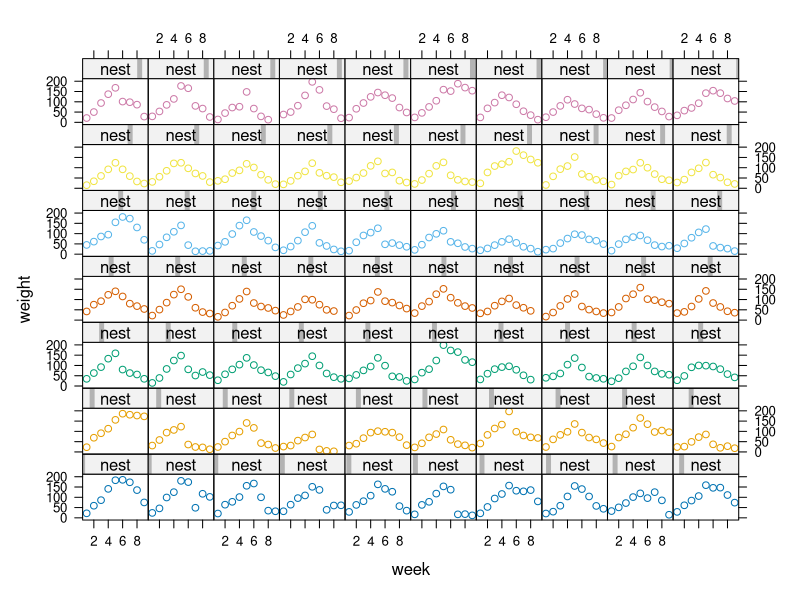

Source code (R): (Note: this script raises an error after producing the figure.)
#cargo los datos 
weight_gain_2 <- read.csv(file = "weight gain_2.csv")
head(weight_gain_2)

#y librerias
library(lattice)
library(nlme)

#2. Represento gráficamente los datos. 
xyplot(weight~week|nest, group=group, data=weight_gain_2)

#3. Selecciono la estructura de efectos aleatorios (para ello utilizo la estructura más compleja de efectos fijos) 
#¿Qué efectos aleatorios son posibles y qué significan?
# Como efectos fijos meto el grupo de tratamiento (group), el momento de medición (week), week al cuadrado para tener en cuenta la relación curvilínea del peso a lo largo del tiempo
#y por último el número de obreras al inicio del experimento (workers)
#añado interacciones entre semana y tratamiento, y semana y número de obreras, y las colonias (nest) se meten como efecto aleatorio.

lme0 <- gls(weight ~ group*week*workers*week^2, data = weight_gain_2, 
            na.action = na.omit)
lme1 <- lme(weight ~ group*week*workers*week^2, random = ~1|nest, 
            data = weight_gain_2, na.action = na.omit)
lme2 <- lme(weight ~ group*week*workers*week^2, random = list(~1|nest, ~1|week), 
            data = weight_gain_2, na.action = na.omit)
anova(lme0, lme1, lme2) 

#Model   df         AIC      BIC    logLik   Test  L.Ratio p-value
#lme0     1 29 6409.648 6537.014 -3175.824                        
#lme1     2 30 6395.537 6527.294 -3167.768 1 vs 2 16.11096   1e-04
#lme2     3 31 6397.537 6533.686 -3167.768 2 vs 3  0.00000   1e+00


#Los AIC indican que el modelo lme1, en el que entra la interacción entre group y semana, y grupo y número de obreras, y poniendo la colonia como aleatorio, es el modelo que explica más varianza
#Por tanto elegiremos esa estructura de los efectos aleatorios. Ahora quiero ver qué efectos son significativos en este modelo:

# IB: Yo creo que AIC no se debe usar para seleccionar la estructura, sino que eso es a priori. 
# En todo caso Si haces AIC, luego no puedes usar p-valores del mejor modelo...

anova(lme1)

#                   numDF denDF   F-value p-value
#(Intercept)            1   541 1078.0002  <.0001
#group                  6    56    2.0053  0.0802
#week                   1   541    7.3199  0.0070
#workers                1    56    0.0254  0.8740
#group:week             6   541    0.8900  0.5018
#group:workers          6    56    0.6998  0.6508
#week:workers           1   541    0.9276  0.3359
#group:week:workers     6   541    0.6003  0.7302

##El efecto fijo que influye significativamente sobre weight es week.
#Elimino las interacciones y el efecto fijo de workers, ya que no son significativas, y así simplificar el modelo
#Veo como queda el modelo sin incluir workers:

#simplificar el modeol asi es usar "researcher degrees of freedom".
lme0 <- gls(weight~group*week*week^2,data=weight_gain_2, na.action=na.omit)
lme1 <- lme(weight~group*week*week^2, random=~1|nest, data=weight_gain_2,na.action=na.omit )
lme2 <- lme(weight~group*week*week^2, random=list(~1|nest, ~1|week), data=weight_gain_2,na.action=na.omit )
anova(lme0,lme1,lme2)

#     Model df      AIC      BIC    logLik   Test  L.Ratio p-value
#lme0     1 15 6417.811 6484.037 -3193.905                        
#lme1     2 16 6404.080 6474.722 -3186.040 1 vs 2 15.73046   1e-04
#lme2     3 17 6406.080 6481.137 -3186.040 2 vs 3  0.00000   1e+00

# el modelo lme1 sigue siendo el m?s parsimonioso.Vemos los efectos significativos:
anova(lme1)

#            numDF denDF   F-value p-value
#(Intercept)     1   548 1127.4377  <.0001
#group           6    63    2.0975  0.0659
#week            1   548    7.3692  0.0068
#group:week      6   548    0.8942  0.4987

#El efecto de Week es  significativo. Esto quiere decir que el peso de las colonias crecen con el tiempo de distinta manera en cada colonia.
I(x1^2)

#4. Una vez seleccionada la estructura de efectos aleatorios, selecciono la estructura de efectos fijos. 
#Para ello utiliza el método de máxima verosimilitud.

lmc <- lmeControl(niterEM=5000, msMaxIter=5000)
lme3 <- lme(weight~group*week*workers*week^2, 
            random=~1|nest, data=weight_gain_2, 
            control=lmc, na.action=na.omit, method="ML")
lme4 <- lme(weight~group*week + workers + week^2, random=~1|nest, data=weight_gain_2, control=lmc, na.action=na.omit, method="ML")
lme5 <- lme(weight~group*workers + week + week^2, random=~1|nest, data=weight_gain_2, control=lmc, na.action=na.omit, method="ML")
lme6 <- lme(weight~group, random=~1|nest, data=weight_gain_2, control=lmc, na.action=na.omit, method="ML")
lme7<- lme(weight~week + week^2,random=~1|nest, data=weight_gain_2, control=lmc, na.action=na.omit, method="ML" )
lme8<- lme(weight~workers,random=~1|nest, data=weight_gain_2, control=lmc, na.action=na.omit, method="ML" )
lme9 <- lme(weight~group*week + week^2, random=~1|nest, data=weight_gain_2, control=lmc, na.action=na.omit, method="ML")
lme10 <- lme(weight~group*workers, random=~1|nest, data=weight_gain_2, control=lmc, na.action=na.omit, method="ML")
anova(lme3, lme4, lme5, lme6, lme7, lme8, lme9, lme10)

#      Model df      AIC      BIC    logLik   Test   L.Ratio p-value
#lme3      1 30 6479.919 6613.052 -3209.960                         
#lme4      2 17 6463.614 6539.056 -3214.807 1 vs 2  9.694928  0.7187
#lme5      3 17 6463.992 6539.433 -3214.996                         
#lme6      4  9 6460.446 6500.386 -3221.223 3 vs 4 12.454774  0.1320
#lme7      5  4 6455.803 6473.554 -3223.902 4 vs 5  5.356644  0.3739
#lme8      6  4 6462.999 6480.750 -3227.500                         
#lme9      7 16 6461.644 6532.648 -3214.822 6 vs 7 25.355010  0.0132
#lme10     8 16 6469.303 6540.307 -3218.652                         

#el modelo que explica más varianza es el lme7, que incluye sólo "week" como efecto fijo, sin ninguna interacción
# Ajustamos el modelo final con máxima verosimilitud y lo explicamos.

lme.weight <- lme(weight~group*week*week^2, random=~1|nest, data=weight_gain_2, control=lmc, na.action=na.omit)
summary(lme.weight)

#Linear mixed-effects model fit by REML
#Data: weight_gain_2 
#    AIC      BIC   logLik
#6404.08 6474.722 -3186.04

#Random effects:
#  Formula: ~1 | nest
#(Intercept) Residual
#StdDev:    13.37968 40.36823

# Fixed effects: weight ~ group * week * week^2 
#                 Value Std.Error  DF   t-value p-value
# (Intercept)  68.93889 10.193524 548  6.763009  0.0000
# groupT1      -3.82761 14.446375  63 -0.264953  0.7919
# groupT2       0.92814 14.446375  63  0.064247  0.9490
# groupT3      -1.25746 14.479098  63 -0.086847  0.9311
# groupT4      -2.36944 14.415819  63 -0.164364  0.8700
# groupT5      -1.33611 14.415819  63 -0.092684  0.9264
# groupT6       0.08733 14.446375  63  0.006045  0.9952
# week          4.30333  1.648026 548  2.611205  0.0093
# groupT1:week -2.75422  2.347626 548 -1.173193  0.2412
# groupT2:week -2.88427  2.347626 548 -1.228592  0.2198
# groupT3:week -2.84693  2.365700 548 -1.203419  0.2293
# groupT4:week -4.71500  2.330661 548 -2.023032  0.0436
# groupT5:week -3.74167  2.330661 548 -1.605410  0.1090
# groupT6:week -1.21037  2.347626 548 -0.515570  0.6064
# Correlation: 
#   (Intr) gropT1 gropT2 gropT3 gropT4 gropT5 gropT6 week   grpT1: grpT2: grpT3: grpT4:
#   groupT1      -0.706                                                                             
# groupT2      -0.706  0.498                                                                      
# groupT3      -0.704  0.497  0.497                                                               
# groupT4      -0.707  0.499  0.499  0.498                                                        
# groupT5      -0.707  0.499  0.499  0.498  0.500                                                 
# groupT6      -0.706  0.498  0.498  0.497  0.499  0.499                                          
# week         -0.808  0.570  0.570  0.569  0.572  0.572  0.570                                   
# groupT1:week  0.567 -0.809 -0.400 -0.400 -0.401 -0.401 -0.400 -0.702                            
# groupT2:week  0.567 -0.400 -0.809 -0.400 -0.401 -0.401 -0.400 -0.702  0.493                     
# groupT3:week  0.563 -0.397 -0.397 -0.809 -0.398 -0.398 -0.397 -0.697  0.489  0.489              
# groupT4:week  0.572 -0.403 -0.403 -0.402 -0.808 -0.404 -0.403 -0.707  0.496  0.496  0.493       
# groupT5:week  0.572 -0.403 -0.403 -0.402 -0.404 -0.808 -0.403 -0.707  0.496  0.496  0.493  0.500
# groupT6:week  0.567 -0.400 -0.400 -0.400 -0.401 -0.401 -0.809 -0.702  0.493  0.493  0.489  0.496
# grpT5:
#   groupT1            
# groupT2            
# groupT3            
# groupT4            
# groupT5            
# groupT6            
# week               
# groupT1:week       
# groupT2:week       
# groupT3:week       
# groupT4:week       
# groupT5:week       
# groupT6:week  0.496
# 
# Standardized Within-Group Residuals:
#   Min         Q1        Med         Q3        Max 
# -2.1353520 -0.7611434 -0.1011664  0.6414720  2.7615141 
# 
# Number of Observations: 625
# Number of Groups: 70 

#Ahora comprobamos si se cumplen los supuestos del modelo (normalidad, homocedasticidad, linealidad:
Res <- residuals (lme.weight, type="normalized")
Fit <- fitted(lme.weight)
par(mfrow = c(2,2))
plot(Res~Fit)
boxplot(Res~na.omit(weight_gain_2)$group)
hist(Res, main="Histogram of residuals", xlab="Residuals")
qqnorm(Res)
qqline(Res)

#Parece que se cumple todo bastante bien. 


#Aplico test post hoc para hacer comparaciones dos a dos
library(multcomp)
mmod.t.test <- glht(lme.weight, linfct=mcp(group ="Tukey"))

#Error in mcp2matrix(model, linfct = linfct) : 
 # Variable(s) 'group' of class 'character' is/are not contained as a factor in 'model'.

#A mi no me da error, ya que al hacer read csv, group ya es factor.
str(weight_gain_2)

summary(mmod.t.test)

#Error in summary(mmod.t.test) : objeto 'mmod.t.test' no encontrado
#No error...
